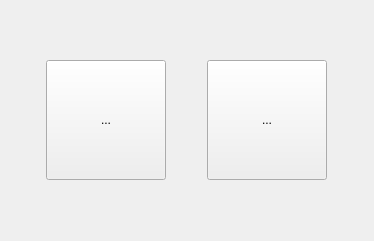
<?xml version="1.0" encoding="UTF-8"?>
<ui version="4.0">
 <class>MainWidget</class>
 <widget class="QWidget" name="MainWidget">
  <property name="geometry">
   <rect>
    <x>0</x>
    <y>0</y>
    <width>374</width>
    <height>241</height>
   </rect>
  </property>
  <property name="windowTitle">
   <string>MainWidget</string>
  </property>
  <layout class="QHBoxLayout" name="horizontalLayout">
   <item>
    <widget class="QToolButton" name="attend">
     <property name="minimumSize">
      <size>
       <width>120</width>
       <height>120</height>
      </size>
     </property>
     <property name="maximumSize">
      <size>
       <width>120</width>
       <height>120</height>
      </size>
     </property>
     <property name="text">
      <string>...</string>
     </property>
     <property name="icon">
      <iconset resource="qrc.qrc">
       <normaloff>:/img/face.png</normaloff>:/img/face.png</iconset>
     </property>
     <property name="iconSize">
      <size>
       <width>120</width>
       <height>120</height>
      </size>
     </property>
    </widget>
   </item>
   <item>
    <widget class="QToolButton" name="setting">
     <property name="maximumSize">
      <size>
       <width>120</width>
       <height>120</height>
      </size>
     </property>
     <property name="text">
      <string>...</string>
     </property>
     <property name="icon">
      <iconset resource="qrc.qrc">
       <normaloff>:/img/setting.png</normaloff>:/img/setting.png</iconset>
     </property>
     <property name="iconSize">
      <size>
       <width>120</width>
       <height>120</height>
      </size>
     </property>
    </widget>
   </item>
  </layout>
 </widget>
 <resources>
  <include location="qrc.qrc"/>
 </resources>
 <connections/>
</ui>
